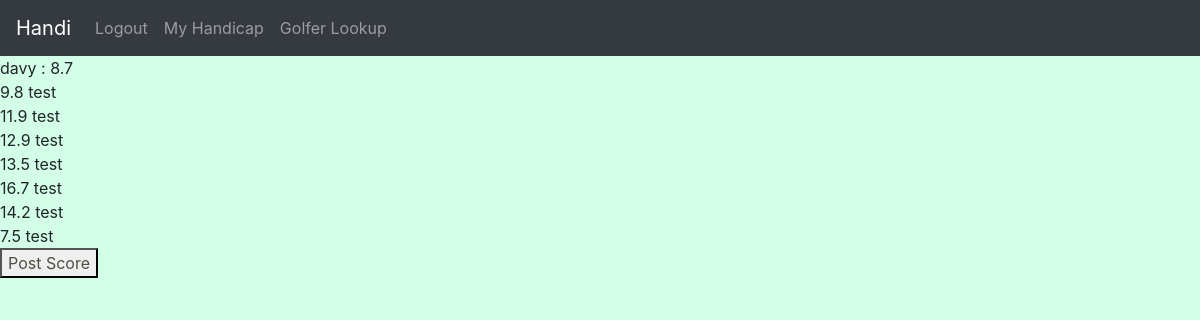
Before: / (signed in) with the older database file.
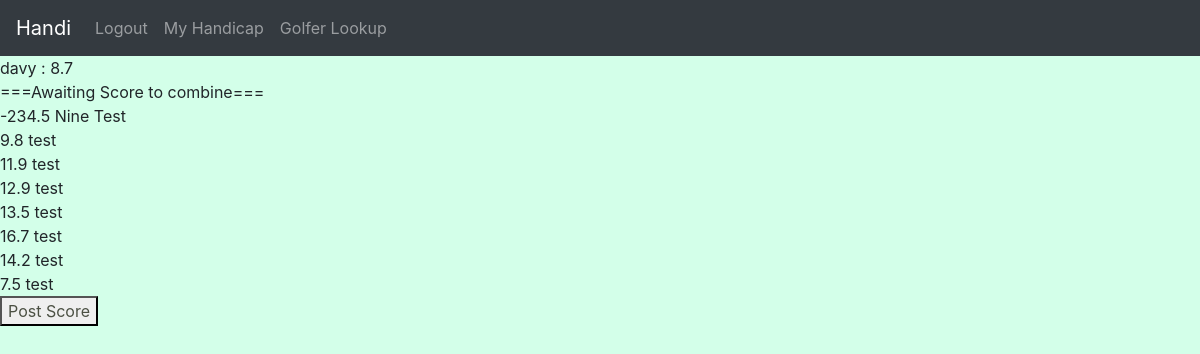
After: the same page with the newer database file.
### calculator/models.py (models this page shows, shortened)
class User(AbstractUser):
    handicap = models.FloatField(blank=True, null=True)
    following = models.ManyToManyField('self', blank=True, related_name="followers", symmetrical=False)
    def __str__(self):
        return self.username

class Score(models.Model):
    golfer = models.ForeignKey(User, on_delete=models.CASCADE, related_name='posted_by')
    holes = models.IntegerField(choices = [(9,9),(18,18)])
    course = models.CharField(max_length=64)
    date = models.DateField()
    score = models.IntegerField()
    rating = models.FloatField()
    slope = models.IntegerField()
    differential = models.FloatField()
    course_comb = models.CharField(max_length=64, blank=True, null=True, default=None)
    date_comb = models.DateField(blank=True, null=True, default=None)
    score_comb = models.IntegerField(blank=True, null=True, default=None)
    rating_comb = models.FloatField(blank=True, null=True, default=None)
    slope_comb = models.IntegerField(blank=True, null=True, default=None)
    differential_first = models.FloatField(blank=True, null=True, default=None)
    differential_second = models.FloatField(blank=True, null=True, default=None)

### calculator/views.py (the view)
# urls.py: path('',views.index, name='index'),
def index(request):
    if request.user.is_authenticated:
        user = User.objects.get(username = request.user)
        scores = Score.objects.filter(golfer=user, holes='18').order_by('-date')[:20]
        try:
            nine_score = Score.objects.get(golfer=user, holes='9')
        except:
            nine_score = None
        return render(request, 'index.html', {"scores": scores, "nine_score": nine_score})
    else:
        return render(request, 'index.html')

### calculator/templates/index.html (shortened to what this page needs)
{% extends "layout.html" %}
{% load static %}
{% block body %}
{% if user.is_authenticated %}
    <div>{{user}} : {{user.handicap}}</div>
    {% if nine_score %}
    <div>===Awaiting Score to combine=== </div>
    <div>
        {{nine_score.differential}}
        {{nine_score.course}}
    </div>
    {% endif %}
    {% for score in scores %}
       <div>
        {{score.differential}}
        {{score.course}}
       </div>
    {% endfor %}
    <button><a href="/add">Post Score</a></button>
{% endif %}
{% endblock %}

### calculator/templates/layout.html (shortened to what this page needs)
{% load static %}
<!DOCTYPE html>
<html lang="en">
    <head>
        <link rel="stylesheet" href="https://stackpath.bootstrapcdn.com/bootstrap/4.4.1/css/bootstrap.min.css">
        <link href="{% static 'styles.css' %}" rel="stylesheet">
    </head>
    <body>
        <nav class="navbar navbar-expand-lg navbar-dark bg-dark">
            <a class="navbar-brand" href="{% url 'index' %}">Handi</a>
            <div>
              <ul class="navbar-nav mr-auto">
                {% if user.is_authenticated %}
                <li class="nav-item">
                  <a class="nav-link" href="{% url 'logout' %}">Logout</a>
                </li>
                <li class="nav-item">
                  <a class="nav-link" href="{% url 'index' %}">My Handicap</a>
                </li>
                {% else %}
                <li class="nav-item">
                  <a class="nav-link" href="{% url 'register' %}">Sign Up</a>
                </li>
                {% endif %}
                <li class="nav-item">
                    <a class="nav-link" href="{% url 'lookup' %}">Golfer Lookup</a>
                </li>
              </ul>
            </div>
        </nav>
        {% block body %}
        {% endblock %}
    </body>
</html>

### calculator/static/styles.css (style rules this page uses)
html, body { background-color: #D3FFE9; }
a:link { color: #4b5043; }

Changed rows visible on the page:
added Score: differential "-234.5", course "Nine Test"
Other visible differences:
text now shown: "===Awaiting Score to combine==="
